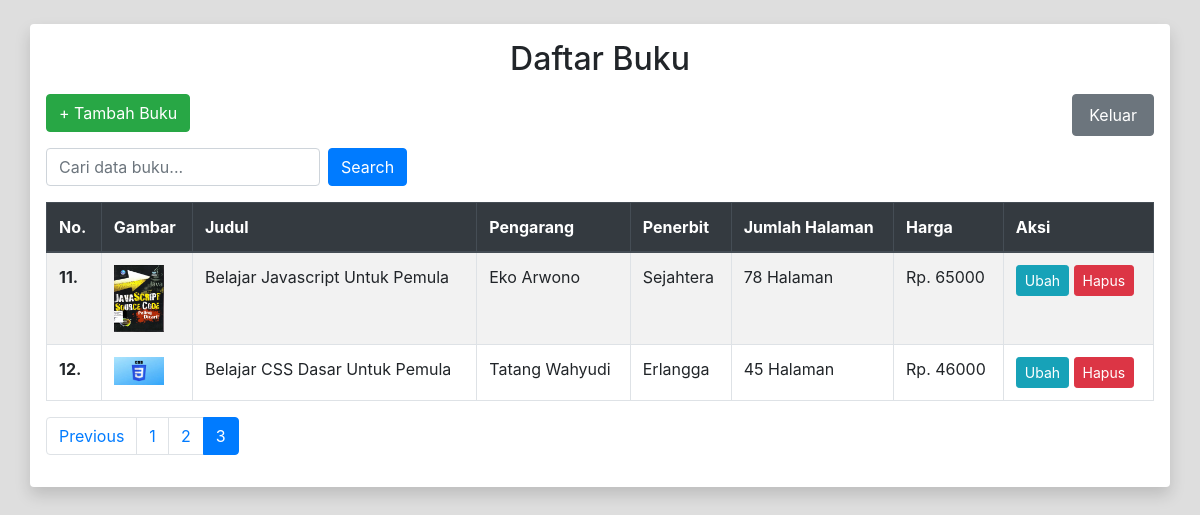
/index.php?page=3 (signed in), run on the app's committed database.
### tables this page shows
CREATE TABLE `buku` (
  `id` int(11) NOT NULL,
  `judul` varchar(500) NOT NULL,
  `pengarang` varchar(255) NOT NULL,
  `penerbit` varchar(255) NOT NULL,
  `jumlah_halaman` int(4) NOT NULL,
  `harga` int(10) NOT NULL,
  `gambar` varchar(100) NOT NULL
);

### function.php (called while the page is built, shortened)
<?php
$conn = mysqli_connect("localhost", "root", "", "rental_buku");
function query($query)
{
    global $conn;
    $result = mysqli_query($conn, $query);
    $rows = [];
    while ($row = mysqli_fetch_assoc($result)) {
        $rows[] = $row;
    }
    return $rows;
}

### index.php (the view, shortened to what this page needs)
<?php
require "function.php";
$jumlahDataPerHalaman = 5;
$jumlahData = count(query("SELECT * FROM buku"));
$jumlahHalaman = ceil($jumlahData / $jumlahDataPerHalaman);
$halamanAktif = (isset($_GET['page'])) ? $_GET['page'] : 1;
$awalData = ($jumlahDataPerHalaman * $halamanAktif) - $jumlahDataPerHalaman;
$buku = query("SELECT * FROM buku
                ORDER BY id DESC
                LIMIT $awalData, $jumlahDataPerHalaman");
include "template/header.php";
?>
<div class="container bg-white rounded shadow my-4 p-3">
    <h2 class="text-center mb-3">Daftar Buku</h2>
    <a href="tambah.php" class="btn btn-success mb-3">+ Tambah Buku</a>
    <a href="logout.php" class="nav-link btn btn-secondary float-right">Keluar</a>
    <form action="" method="post" class="form-inline">
        <input class="form-control mb-3 mr-2" type="search" name="keyword" id="keyword" placeholder="Cari data buku..." aria-label="Search" autocomplete="off">
        <button class="btn btn-primary mb-3" type="submit" name="search">Search</button>
    </form>
    <div id="container">
        <table class="table table-bordered table-striped table-responsive-lg">
            <thead class="thead-dark">
                <tr>
                    <th scope="col">No.</th>
                    <th scope="col">Gambar</th>
                    <th scope="col">Judul</th>
                    <th scope="col">Pengarang</th>
                    <th scope="col">Penerbit</th>
                    <th scope="col">Jumlah Halaman</th>
                    <th scope="col">Harga</th>
                    <th scope="col">Aksi</th>
                </tr>
            </thead>
            <tbody>
                <?php $i = $awalData + 1; ?>
                <?php foreach ($buku as $row) : ?>
                    <tr>
                        <th scope="row"><?= $i; ?>.</th>
                        <td><img src="img/<?= $row["gambar"]; ?>" width="50"></td>
                        <td><?= $row["judul"]; ?></td>
                        <td><?= $row["pengarang"]; ?></td>
                        <td><?= $row["penerbit"]; ?></td>
                        <td><?= $row["jumlah_halaman"]; ?> Halaman</td>
                        <td>Rp. <?= $row["harga"]; ?></td>
                        <td>
                            <a href="ubah.php?id=<?= $row["id"]; ?>" class="btn btn-sm btn-info">Ubah</a>
                            <a href="hapus.php?id=<?= $row["id"]; ?>" class="btn btn-sm btn-danger" onclick="return confirm('Apakah anda yakin ingin menghapus data ini?')">Hapus</a>
                        </td>
                    </tr>
                    <?php $i++; ?>
                <?php endforeach; ?>
            </tbody>
        </table>
    </div>
    <nav aria-label="Page navigation">
        <ul class="pagination">
            <?php if ($halamanAktif > 1) : ?>
                <li class="page-item"><a class="page-link" href="?page=<?= $halamanAktif - 1; ?>">Previous</a></li>
            <?php endif; ?>
            <?php for ($i = 1; $i <= $jumlahHalaman; $i++) : ?>
                <?php if ($i == $halamanAktif) : ?>
                    <li class="page-item active" aria-current="page"><a class="page-link" href="?page=<?= $i; ?>"><?= $i; ?><span class="sr-only">(current)</span></a></li>
                <?php else : ?>
                    <li class="page-item"><a class="page-link" href="?page=<?= $i; ?>"><?= $i; ?></a></li>
                <?php endif; ?>
            <?php endfor; ?>
        </ul>
    </nav>
</div>
<?php include "template/footer.php" ?>

### data on the page
buku: gambar (picture), judul "Belajar Javascript Untuk Pemula", pengarang "Eko Arwono", penerbit "Sejahtera", jumlah_halaman "78", harga "65000"
buku: gambar (picture), judul "Belajar CSS Dasar Untuk Pemula", pengarang "Tatang Wahyudi", penerbit "Erlangga", jumlah_halaman "45", harga "46000"
